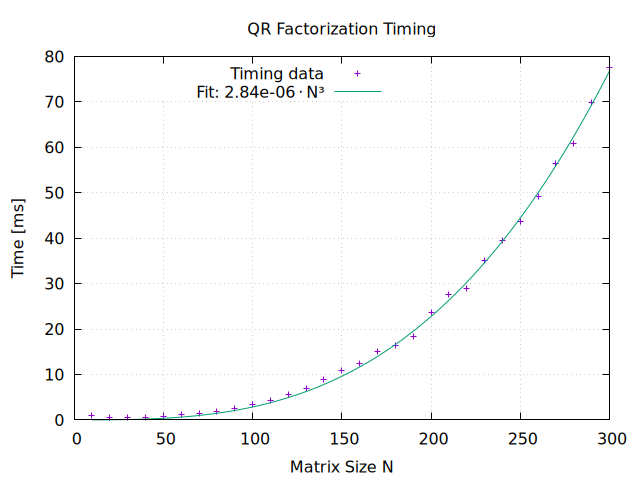

Recreate this plot in gnuplot.
set title "QR Factorization Timing"
set xlabel "Matrix Size N"
set ylabel "Time [ms]"
set grid
set key left top

f(x) = a * x**3
fit f(x) 'timing.txt' using 1:($2*1000) via a

set terminal pngcairo enhanced font "Arial,12"
set output 'plot.png'

plot 'timing.txt' using 1:($2*1000) with points title "Timing data", \
     f(x) with lines title sprintf("Fit: %.2e · N³", a)